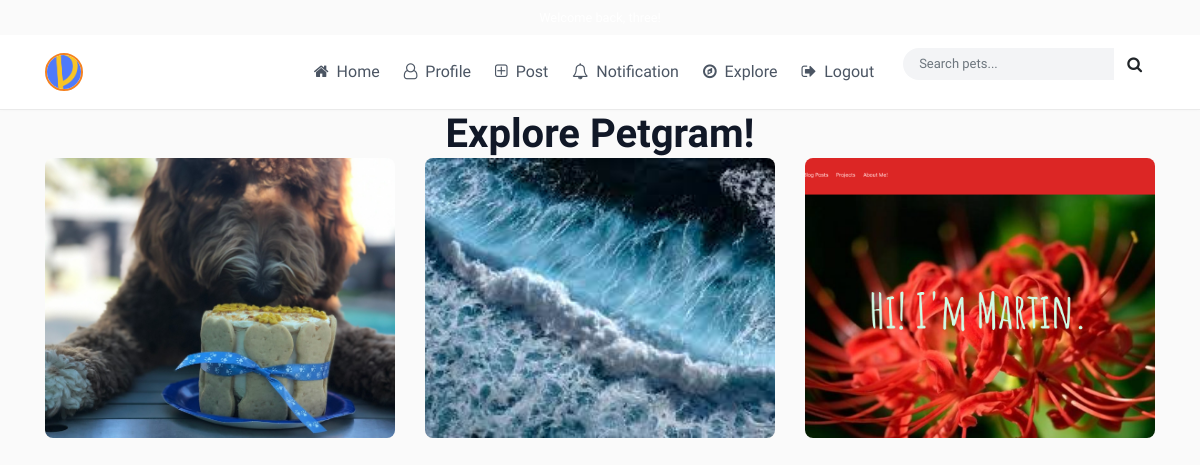
Before: /feed/ (signed in) with the older database file.
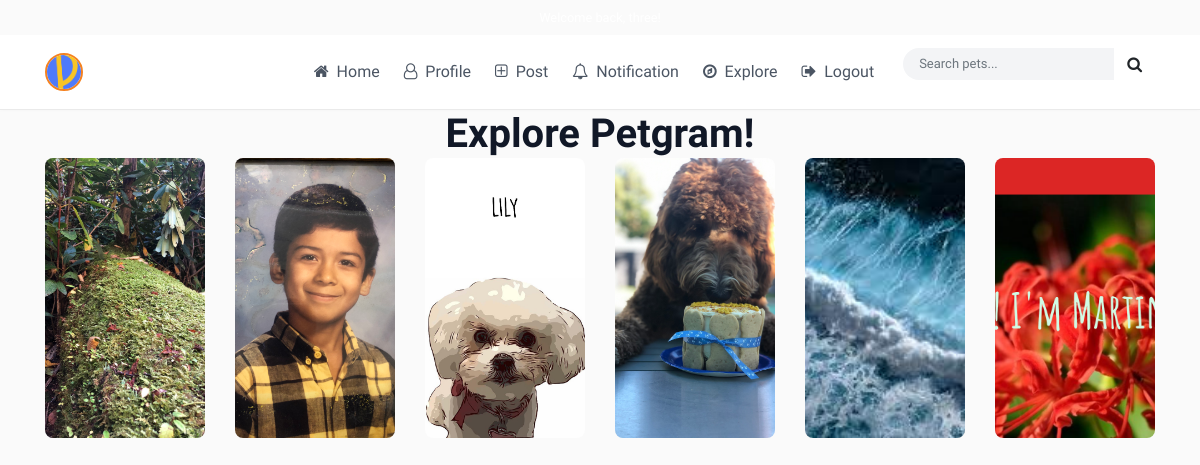
After: the same page with the newer database file.
### post/models.py (models this page shows, shortened)
class Post(models.Model):
    display_name = models.ForeignKey(CustomUser, related_name='user', on_delete=models.CASCADE)
    post_file= models.FileField(upload_to='post/', validators=[FileExtensionValidator(['jpg', 'jpeg', 'heic', 'HEIC', 'mp4', 'mov', 'png'])], null=True)
    caption = models.TextField()
    created_at = models.DateTimeField(default=timezone.now)
    likes = models.IntegerField(default=0)
    user_likes = models.ManyToManyField(CustomUser, related_name='user_likes', symmetrical=False, default=CustomUser, blank=True)
    dislikes = models.IntegerField(default=0)
    location = models.CharField(max_length=255, blank=True, null=True)
    filter_style = models.CharField(max_length=50, blank=True, null=True, default='normal')
    @property
    def is_video(self):
        if self.post_file and self.post_file.url:
            url_lower = self.post_file.url.lower()
            return url_lower.endswith('.mp4') or url_lower.endswith('.mov')
        return False

### post/views.py (the view)
# urls.py: path('feed/', post.users_feed, name='user_feed'),
@login_required
def users_feed(request):
    notify = Notification.objects.filter(reciever=request.user, read=False).count()
    cnotify = NotifyComment.objects.filter(reciever=request.user, read=False).count()
    total_notify = notify + cnotify
    tag = Post.objects.all().order_by('-created_at')
    multi_of_nine = []
    for i in range(1000):
        if i%9 == 0:
            multi_of_nine.append(i)
    return render(request, 'users_feed.html', {'tag': tag, 'total_notify': total_notify, 'multi_of_nine': multi_of_nine})

### templates/users_feed.html (shortened to what this page needs)
{% load static %}
<html lang="en">
  <head>
    <link
      rel="stylesheet"
      href="https://cdnjs.cloudflare.com/ajax/libs/font-awesome/4.7.0/css/font-awesome.min.css"
    />
    <link href="https://vjs.zencdn.net/7.11.4/video-js.css" rel="stylesheet" />
    <link
      rel="stylesheet"
      href="https://maxcdn.bootstrapcdn.com/bootstrap/4.0.0/css/bootstrap.min.css"
    />
    <link rel="stylesheet" href="{% static 'css/style.css' %}" />
    <link
      rel="stylesheet"
      href="https://use.fontawesome.com/releases/v5.8.2/css/all.css"
    />
  </head>
  <body>
    {% include 'nav.html' %}
    <h1 class="explore-page-header">Explore Petgram!</h1>
    <div class="container profile-container-class">
      <div class="row feed-post-content">
        {% for item in tag %}
        <div class="col-sm column-photo">
          <a href="/post_detail/{{item.id}}">
            {% if item.is_video %}
            <video
              id="my-video"
              class="video-js profile-post-content"
              controls
              preload="auto"
              width="640"
              height="264"
              data-setup="{}"
            >
              <source src="{{item.post_file.url}}#t=0.1" type="video/mp4" />
            </video>
            {% else %}
            <img
              class="profile-post-content"
              src="{{ item.post_file.url }}"
              alt=""
            />
            {% endif %}
          </a>
        </div>
        {% endfor %}
      </div>
    </div>
  </body>
</html>

### templates/nav.html (shortened to what this page needs)
<!doctype html>
{% load static %}
<html lang="en">
  <head>
    <link
      rel="stylesheet"
      href="https://cdnjs.cloudflare.com/ajax/libs/font-awesome/4.7.0/css/font-awesome.min.css"
    />
    <link
      rel="stylesheet"
      href="https://maxcdn.bootstrapcdn.com/bootstrap/4.5.2/css/bootstrap.min.css"
    />
    <link rel="stylesheet" href="{% static 'css/style.css' %}" />
  </head>
  <body>
    <div class="top-announcement-bar py-2">
      {% if not request.user.is_authenticated %}
      <p class="mb-0 text-center text-white small font-weight-medium">
        Petgram — Where your pets can be friends!
      </p>
      {% else %}
      <p class="mb-0 text-center text-white small font-weight-medium">
      </p>
      {% endif %}
    </div>
    <nav class="navbar navbar-expand-lg navbar-light modern-navbar sticky-top">
      <div class="container">
        <a class="navbar-brand py-0" href="/">
          <img
            class="petgram-logo"
            src="{% static 'images/nav-logo.png'%}"
            alt="Petgram logo"
          />
        </a>
        <div
          class="collapse navbar-collapse justify-content-end"
          id="navbarNavAltMarkup"
        >
          <div class="navbar-nav align-items-lg-center">
            <a class="nav-item nav-link px-3" href="/">
              <i class="fa fa-home mr-1" aria-hidden="true"></i> Home
            </a>
            {% if request.user.is_authenticated %}
            <a
              class="nav-item nav-link px-3"
              href="/profile/{{request.user.id}}"
            >
              <i class="fa fa-user-o mr-1" aria-hidden="true"></i> Profile
            </a>
            <a class="nav-item nav-link px-3" href="/submit_post">
              <i class="fa fa-plus-square-o mr-1" aria-hidden="true"></i> Post
            </a>
            <a
              class="nav-item nav-link px-3 position-relative"
              href="/notifications"
            >
              <i class="fa fa-bell-o mr-1" aria-hidden="true"></i> Notification
            </a>
            <a class="nav-item nav-link px-3" href="/feed">
              <i class="fa fa-compass mr-1" aria-hidden="true"></i> Explore
            </a>
            <a class="nav-item nav-link px-3 text-danger" href="/logout">
              <i class="fa fa-sign-out mr-1" aria-hidden="true"></i> Logout
            </a>
            {% else %}
            <a class="nav-item nav-link px-3" href="/login">
              <i class="fa fa-sign-in mr-1" aria-hidden="true"></i> Login
            </a>
            {% endif %}
            <form
              class="form-inline ml-lg-3 mt-2 mt-lg-0 search-form-wrapper"
              action="{% url 'search_bar' %}"
              method="POST"
            >
              <div class="input-group modern-search-group">
                <input
                  class="form-control modern-search-input"
                  name="search"
                  type="text"
                  placeholder="Search pets..."
                  aria-label="Search"
                />
                <div class="input-group-append">
                  <button class="btn modern-search-btn" type="submit">
                    <i class="fa fa-search"></i>
                  </button>
                </div>
              </div>
            </form>
          </div>
        </div>
      </div>
    </nav>
  </body>
</html>

### static/css/style.css (style rules this page uses)
* { box-sizing: border-box; }
body { background-color: #fafafa; font-family: 'Plus Jakarta Sans', sans-serif !important; color: #1a1a1a; }
nav.navbar { border-bottom: 1px solid #eaeaea; background-color: #fff !important; box-shadow: 0 1px 3px rgba(0, 0, 0, 0.02); padding: 0.75rem 1rem; }
.petgram-logo { border-radius: 50%; width: 38px; height: 38px; border: 2px solid #f58220; object-fit: cover; }
.navbar-nav a.nav-item.nav-link { font-family: 'Plus Jakarta Sans', sans-serif !important; font-weight: 500; color: #4b5563 !important; padding: 8px 12px !important; border-radius: 6px; transition: all 0.2s ease; }
.form-inline .form-control { background-color: #f3f4f6; border: 1px solid transparent; border-radius: 50rem; padding: 0.4rem 1rem; font-size: 13px; transition: all 0.2s ease; }
.profile-post-content { object-fit: cover; width: 100%; height: 280px; border-radius: 8px; transition: transform 0.2s ease, box-shadow 0.2s ease; }
.explore-page-header { text-align: center; margin: auto; color: #111827; font-weight: 700; }

Changed rows visible on the page:
added Post: post_file (picture)
added Post: post_file (picture)
added Post: post_file (picture)
